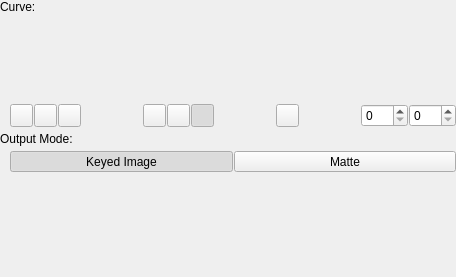
<?xml version="1.0" encoding="UTF-8"?>
<ui version="4.0">
 <class>FilterWidget</class>
 <widget class="QWidget" name="FilterWidget">
  <property name="geometry">
   <rect>
    <x>0</x>
    <y>0</y>
    <width>456</width>
    <height>277</height>
   </rect>
  </property>
  <property name="windowTitle">
   <string>Form</string>
  </property>
  <property name="styleSheet">
   <string notr="true">#mButtonZoomIn, #mButtonZoomOut, #mButtonZoom100,
#mButtonInterpolationModeFlat, #mButtonInterpolationModeLinear, #mButtonInterpolationModeSmooth,
#mButtonInverted
{
	padding: 1px;
}</string>
  </property>
  <layout class="QVBoxLayout" name="verticalLayout" stretch="0,0,0,0,1">
   <property name="spacing">
    <number>5</number>
   </property>
   <property name="leftMargin">
    <number>0</number>
   </property>
   <property name="topMargin">
    <number>0</number>
   </property>
   <property name="rightMargin">
    <number>0</number>
   </property>
   <property name="bottomMargin">
    <number>0</number>
   </property>
   <item>
    <widget class="QLabel" name="label_3">
     <property name="text">
      <string>Curve:</string>
     </property>
    </widget>
   </item>
   <item>
    <layout class="QVBoxLayout" name="verticalLayout_2">
     <property name="spacing">
      <number>5</number>
     </property>
     <item>
      <layout class="QHBoxLayout" name="mLayoutCurves" stretch="1">
       <property name="spacing">
        <number>5</number>
       </property>
       <property name="leftMargin">
        <number>10</number>
       </property>
       <item>
        <widget class="anitools::widgets::Curves" name="mWidgetCurves" native="true">
         <property name="minimumSize">
          <size>
           <width>0</width>
           <height>80</height>
          </size>
         </property>
         <property name="maximumSize">
          <size>
           <width>16777215</width>
           <height>80</height>
          </size>
         </property>
        </widget>
       </item>
      </layout>
     </item>
     <item>
      <layout class="QHBoxLayout" name="horizontalLayout_3" stretch="0,1,0,1,0,1,0">
       <property name="spacing">
        <number>0</number>
       </property>
       <property name="leftMargin">
        <number>10</number>
       </property>
       <item>
        <layout class="QHBoxLayout" name="horizontalLayout_6">
         <property name="spacing">
          <number>1</number>
         </property>
         <item>
          <widget class="QToolButton" name="mButtonZoomIn">
           <property name="toolTip">
            <string>Zoom in</string>
           </property>
           <property name="text">
            <string/>
           </property>
           <property name="icon">
            <iconset>
             <normaloff>:/anitools/icons/magnifyingGlassPlus</normaloff>:/anitools/icons/magnifyingGlassPlus</iconset>
           </property>
           <property name="class" stdset="0">
            <string>cFlatOptionButton</string>
           </property>
          </widget>
         </item>
         <item>
          <widget class="QToolButton" name="mButtonZoomOut">
           <property name="toolTip">
            <string>Zoom out</string>
           </property>
           <property name="text">
            <string/>
           </property>
           <property name="icon">
            <iconset>
             <normaloff>:/anitools/icons/magnifyingGlassMinus</normaloff>:/anitools/icons/magnifyingGlassMinus</iconset>
           </property>
           <property name="class" stdset="0">
            <string>cFlatOptionButton</string>
           </property>
          </widget>
         </item>
         <item>
          <widget class="QToolButton" name="mButtonZoom100">
           <property name="toolTip">
            <string>Zoom 100%</string>
           </property>
           <property name="text">
            <string/>
           </property>
           <property name="icon">
            <iconset>
             <normaloff>:/anitools/icons/magnifyingGlassOne</normaloff>:/anitools/icons/magnifyingGlassOne</iconset>
           </property>
           <property name="class" stdset="0">
            <string>cFlatOptionButton</string>
           </property>
          </widget>
         </item>
        </layout>
       </item>
       <item>
        <spacer name="horizontalSpacer">
         <property name="orientation">
          <enum>Qt::Horizontal</enum>
         </property>
         <property name="sizeHint" stdset="0">
          <size>
           <width>5</width>
           <height>0</height>
          </size>
         </property>
        </spacer>
       </item>
       <item>
        <layout class="QHBoxLayout" name="horizontalLayout">
         <property name="spacing">
          <number>1</number>
         </property>
         <item>
          <widget class="QToolButton" name="mButtonInterpolationModeFlat">
           <property name="sizePolicy">
            <sizepolicy hsizetype="Expanding" vsizetype="Fixed">
             <horstretch>0</horstretch>
             <verstretch>0</verstretch>
            </sizepolicy>
           </property>
           <property name="toolTip">
            <string>Use flat interpolation</string>
           </property>
           <property name="text">
            <string/>
           </property>
           <property name="icon">
            <iconset>
             <normaloff>:/anitools/icons/interpolationFlat</normaloff>:/anitools/icons/interpolationFlat</iconset>
           </property>
           <property name="checkable">
            <bool>true</bool>
           </property>
           <property name="autoExclusive">
            <bool>true</bool>
           </property>
           <property name="class" stdset="0">
            <string>cFlatOptionButton</string>
           </property>
           <attribute name="buttonGroup">
            <string notr="true">buttonGroup_2</string>
           </attribute>
          </widget>
         </item>
         <item>
          <widget class="QToolButton" name="mButtonInterpolationModeLinear">
           <property name="sizePolicy">
            <sizepolicy hsizetype="Expanding" vsizetype="Fixed">
             <horstretch>0</horstretch>
             <verstretch>0</verstretch>
            </sizepolicy>
           </property>
           <property name="toolTip">
            <string>Use linear interpolation</string>
           </property>
           <property name="text">
            <string/>
           </property>
           <property name="icon">
            <iconset>
             <normaloff>:/anitools/icons/interpolationLinear</normaloff>:/anitools/icons/interpolationLinear</iconset>
           </property>
           <property name="checkable">
            <bool>true</bool>
           </property>
           <property name="autoExclusive">
            <bool>true</bool>
           </property>
           <property name="class" stdset="0">
            <string>cFlatOptionButton</string>
           </property>
           <attribute name="buttonGroup">
            <string notr="true">buttonGroup_2</string>
           </attribute>
          </widget>
         </item>
         <item>
          <widget class="QToolButton" name="mButtonInterpolationModeSmooth">
           <property name="sizePolicy">
            <sizepolicy hsizetype="Expanding" vsizetype="Fixed">
             <horstretch>0</horstretch>
             <verstretch>0</verstretch>
            </sizepolicy>
           </property>
           <property name="toolTip">
            <string>Use smooth interpolation</string>
           </property>
           <property name="text">
            <string/>
           </property>
           <property name="icon">
            <iconset>
             <normaloff>:/anitools/icons/interpolationSmooth</normaloff>:/anitools/icons/interpolationSmooth</iconset>
           </property>
           <property name="checkable">
            <bool>true</bool>
           </property>
           <property name="checked">
            <bool>true</bool>
           </property>
           <property name="autoExclusive">
            <bool>true</bool>
           </property>
           <property name="class" stdset="0">
            <string>cFlatOptionButton</string>
           </property>
           <attribute name="buttonGroup">
            <string notr="true">buttonGroup_2</string>
           </attribute>
          </widget>
         </item>
        </layout>
       </item>
       <item>
        <spacer name="horizontalSpacer_2">
         <property name="orientation">
          <enum>Qt::Horizontal</enum>
         </property>
         <property name="sizeHint" stdset="0">
          <size>
           <width>5</width>
           <height>0</height>
          </size>
         </property>
        </spacer>
       </item>
       <item>
        <widget class="QToolButton" name="mButtonInverted">
         <property name="toolTip">
          <string>Invert</string>
         </property>
         <property name="text">
          <string/>
         </property>
         <property name="icon">
          <iconset>
           <normaloff>:/anitools/icons/invert</normaloff>:/anitools/icons/invert</iconset>
         </property>
         <property name="checkable">
          <bool>true</bool>
         </property>
         <property name="class" stdset="0">
          <string>cFlatOptionButton</string>
         </property>
        </widget>
       </item>
       <item>
        <spacer name="horizontalSpacer_3">
         <property name="orientation">
          <enum>Qt::Horizontal</enum>
         </property>
         <property name="sizeHint" stdset="0">
          <size>
           <width>5</width>
           <height>0</height>
          </size>
         </property>
        </spacer>
       </item>
       <item>
        <layout class="QHBoxLayout" name="horizontalLayout_4">
         <property name="spacing">
          <number>1</number>
         </property>
         <item>
          <widget class="QDoubleSpinBox" name="mSpinLumaValue">
           <property name="sizePolicy">
            <sizepolicy hsizetype="Minimum" vsizetype="Preferred">
             <horstretch>0</horstretch>
             <verstretch>0</verstretch>
            </sizepolicy>
           </property>
           <property name="toolTip">
            <string>Luma value</string>
           </property>
           <property name="decimals">
            <number>0</number>
           </property>
           <property name="maximum">
            <double>255.000000000000000</double>
           </property>
          </widget>
         </item>
         <item>
          <widget class="QDoubleSpinBox" name="mSpinOpacityValue">
           <property name="sizePolicy">
            <sizepolicy hsizetype="Minimum" vsizetype="Preferred">
             <horstretch>0</horstretch>
             <verstretch>0</verstretch>
            </sizepolicy>
           </property>
           <property name="toolTip">
            <string>Opacity value</string>
           </property>
           <property name="decimals">
            <number>0</number>
           </property>
           <property name="maximum">
            <double>255.000000000000000</double>
           </property>
          </widget>
         </item>
        </layout>
       </item>
      </layout>
     </item>
    </layout>
   </item>
   <item>
    <widget class="QLabel" name="label">
     <property name="text">
      <string>Output Mode:</string>
     </property>
    </widget>
   </item>
   <item>
    <layout class="QHBoxLayout" name="horizontalLayout_2">
     <property name="spacing">
      <number>1</number>
     </property>
     <property name="leftMargin">
      <number>10</number>
     </property>
     <item>
      <widget class="QToolButton" name="mButtonOutputModeKeyedImage">
       <property name="sizePolicy">
        <sizepolicy hsizetype="Preferred" vsizetype="Preferred">
         <horstretch>0</horstretch>
         <verstretch>0</verstretch>
        </sizepolicy>
       </property>
       <property name="text">
        <string>Keyed Image</string>
       </property>
       <property name="checkable">
        <bool>true</bool>
       </property>
       <property name="checked">
        <bool>true</bool>
       </property>
       <property name="autoExclusive">
        <bool>true</bool>
       </property>
       <property name="class" stdset="0">
        <string>cFlatOptionButton</string>
       </property>
       <attribute name="buttonGroup">
        <string notr="true">buttonGroup</string>
       </attribute>
      </widget>
     </item>
     <item>
      <widget class="QToolButton" name="mButtonOutputModeMatte">
       <property name="sizePolicy">
        <sizepolicy hsizetype="Preferred" vsizetype="Preferred">
         <horstretch>0</horstretch>
         <verstretch>0</verstretch>
        </sizepolicy>
       </property>
       <property name="text">
        <string>Matte</string>
       </property>
       <property name="checkable">
        <bool>true</bool>
       </property>
       <property name="autoExclusive">
        <bool>true</bool>
       </property>
       <property name="class" stdset="0">
        <string>cFlatOptionButton</string>
       </property>
       <attribute name="buttonGroup">
        <string notr="true">buttonGroup</string>
       </attribute>
      </widget>
     </item>
    </layout>
   </item>
   <item>
    <spacer name="verticalSpacer">
     <property name="orientation">
      <enum>Qt::Vertical</enum>
     </property>
     <property name="sizeHint" stdset="0">
      <size>
       <width>0</width>
       <height>0</height>
      </size>
     </property>
    </spacer>
   </item>
  </layout>
 </widget>
 <customwidgets>
  <customwidget>
   <class>anitools::widgets::Curves</class>
   <extends>QWidget</extends>
   <header>curves.h</header>
   <container>1</container>
  </customwidget>
 </customwidgets>
 <resources/>
 <connections/>
 <buttongroups>
  <buttongroup name="buttonGroup_2"/>
  <buttongroup name="buttonGroup"/>
 </buttongroups>
</ui>
